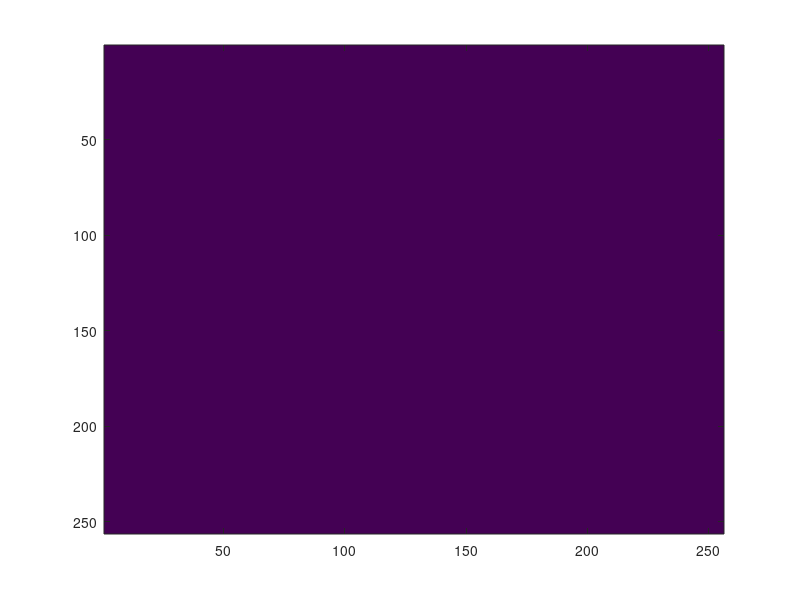

This chart was generated by the following MATLAB code: (Note: this script raises an error after producing the figure.)
0
t = linspace(-1,1,256);
xmat = ones(256,1)*t; ymat = xmat';
A = exp(-(xmat.^2 + ymat.^2)*100);
image(A);
mprint('winlev1');
